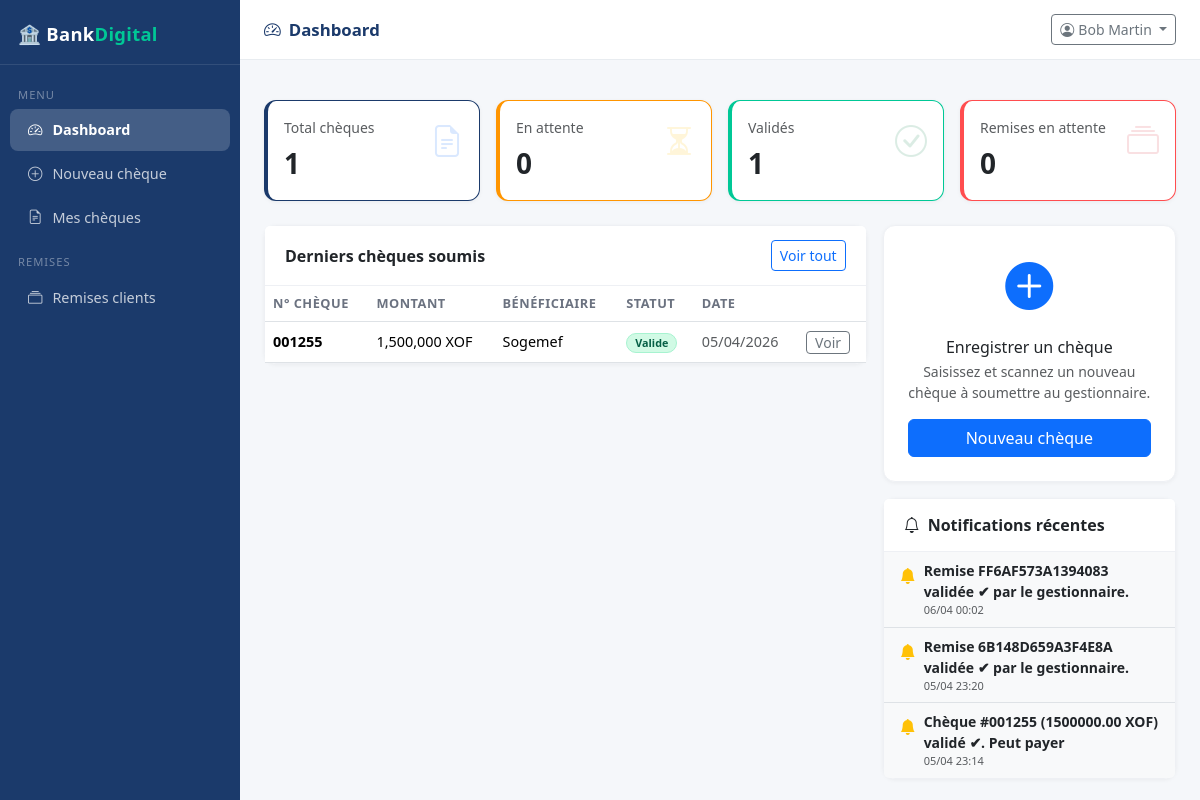
Page /caissier/ (signed in) on the committed database.
### app/models.py (models this page shows, shortened)
class Cheque(db.Model):
    __tablename__ = "cheques"
    id = db.Column(db.Integer, primary_key=True)
    numero = db.Column(db.String(50), nullable=False, index=True)
    montant = db.Column(db.Numeric(15, 2), nullable=False)
    banque = db.Column(db.String(100))
    beneficiaire = db.Column(db.String(150))
    compte_emetteur_id = db.Column(db.Integer, db.ForeignKey("comptes.id"))
    image_path = db.Column(db.String(255))
    statut = db.Column(db.Enum(StatutEnum), default=StatutEnum.en_attente)
    caissier_id = db.Column(db.Integer, db.ForeignKey("utilisateurs.id"))
    gestionnaire_id = db.Column(db.Integer, db.ForeignKey("utilisateurs.id"))
    cheque_emis_id = db.Column(db.Integer, db.ForeignKey("cheques_emis.id"))  # lien si déclaré
    commentaire = db.Column(db.Text)
    recu_signe = db.Column(db.Boolean, default=False)
    recu_path = db.Column(db.String(255))
    created_at = db.Column(db.DateTime, default=datetime.utcnow)
    updated_at = db.Column(db.DateTime, onupdate=datetime.utcnow)
    cheque_emis = db.relationship("ChequeEmis", foreign_keys=[cheque_emis_id])

class Notification(db.Model):
    __tablename__ = "notifications"
    id = db.Column(db.Integer, primary_key=True)
    utilisateur_id = db.Column(db.Integer, db.ForeignKey("utilisateurs.id"), nullable=False)
    type = db.Column(db.String(50), default="info")  # info, alerte, validation
    message = db.Column(db.Text, nullable=False)
    lu = db.Column(db.Boolean, default=False)
    reference_id = db.Column(db.Integer, nullable=True)
    reference_type = db.Column(db.String(50), nullable=True)
    created_at = db.Column(db.DateTime, default=datetime.utcnow)

### app/web/caissier.py (the view)
@caissier_bp.route("/")
@login_required_web(roles=["caissier"])
def dashboard():
    uid = session["user_id"]
    stats = {
        "mes_cheques_total": Cheque.query.filter_by(caissier_id=uid).count(),
        "mes_cheques_attente": Cheque.query.filter_by(caissier_id=uid, statut=StatutEnum.en_attente).count(),
        "mes_cheques_valides": Cheque.query.filter_by(caissier_id=uid, statut=StatutEnum.valide).count(),
        "mes_cheques_refuses": Cheque.query.filter_by(caissier_id=uid, statut=StatutEnum.refuse).count(),
        "remises_attente": Remise.query.filter_by(statut=StatutEnum.en_attente).count(),
    }
    derniers_cheques = (Cheque.query.filter_by(caissier_id=uid)
                        .order_by(Cheque.created_at.desc()).limit(8).all())
    notifs = (Notification.query.filter_by(utilisateur_id=uid)
              .order_by(Notification.created_at.desc()).limit(10).all())
    return render_template("caissier/dashboard.html", stats=stats, derniers_cheques=derniers_cheques, notifs=notifs)

### app/templates/caissier/dashboard.html (shortened to what this page needs)
{% extends "base.html" %}
{% block page_title %}<i class="bi bi-speedometer2 me-2"></i>Dashboard{% endblock %}
{% block sidebar %}
<div class="sidebar">
  <div class="brand">🏦 Bank<span>Digital</span></div>
  <nav class="mt-2">
    <div class="nav-section">Menu</div>
    <a href="{{ url_for('caissier.dashboard') }}" class="active"><i class="bi bi-speedometer2"></i>Dashboard</a>
    <a href="{{ url_for('caissier.nouveau_cheque') }}"><i class="bi bi-plus-circle"></i>Nouveau chèque</a>
    <a href="{{ url_for('caissier.cheques') }}"><i class="bi bi-file-earmark-text"></i>Mes chèques</a>
    <div class="nav-section">Remises</div>
    <a href="{{ url_for('caissier.remises') }}"><i class="bi bi-collection"></i>Remises clients</a>
  </nav>
</div>
{% endblock %}
{% block content %}
<div class="row g-3 mb-4">
  <div class="col-sm-6 col-xl-3">
    <div class="card stat-card blue p-3">
      <div class="d-flex justify-content-between align-items-start">
        <div>
          <div class="text-muted small mb-1">Total chèques</div>
          <div class="fs-3 fw-bold">{{ stats.mes_cheques_total }}</div>
        </div>
        <i class="bi bi-file-earmark-text stat-icon text-primary"></i>
      </div>
    </div>
  </div>
  <div class="col-sm-6 col-xl-3">
    <div class="card stat-card orange p-3">
      <div class="d-flex justify-content-between align-items-start">
        <div>
          <div class="text-muted small mb-1">En attente</div>
          <div class="fs-3 fw-bold">{{ stats.mes_cheques_attente }}</div>
        </div>
        <i class="bi bi-hourglass-split stat-icon text-warning"></i>
      </div>
    </div>
  </div>
  <div class="col-sm-6 col-xl-3">
    <div class="card stat-card green p-3">
      <div class="d-flex justify-content-between align-items-start">
        <div>
          <div class="text-muted small mb-1">Validés</div>
          <div class="fs-3 fw-bold">{{ stats.mes_cheques_valides }}</div>
        </div>
        <i class="bi bi-check-circle stat-icon text-success"></i>
      </div>
    </div>
  </div>
  <div class="col-sm-6 col-xl-3">
    <div class="card stat-card red p-3">
      <div class="d-flex justify-content-between align-items-start">
        <div>
          <div class="text-muted small mb-1">Remises en attente</div>
          <div class="fs-3 fw-bold">{{ stats.remises_attente }}</div>
        </div>
        <i class="bi bi-collection stat-icon text-danger"></i>
      </div>
    </div>
  </div>
</div>
<div class="row g-3">
  <div class="col-lg-8">
    <div class="card">
      <div class="card-header d-flex justify-content-between align-items-center">
        <span>Derniers chèques soumis</span>
        <a href="{{ url_for('caissier.cheques') }}" class="btn btn-sm btn-outline-primary">Voir tout</a>
      </div>
      <div class="table-responsive">
        <table class="table table-hover mb-0">
          <thead><tr><th>N° Chèque</th><th>Montant</th><th>Bénéficiaire</th><th>Statut</th><th>Date</th><th></th></tr></thead>
          <tbody>
            {% for c in derniers_cheques %}
            <tr>
              <td class="fw-semibold">{{ c.numero }}</td>
              <td>{{ "{:,.0f}".format(c.montant) }} XOF</td>
              <td>{{ c.beneficiaire or '—' }}</td>
              <td><span class="badge badge-{{ c.statut.value }} rounded-pill px-2">{{ c.statut.value.replace('_',' ').title() }}</span></td>
              <td class="text-muted small">{{ c.created_at.strftime('%d/%m/%Y') }}</td>
              <td><a href="{{ url_for('caissier.detail_cheque', cheque_id=c.id) }}" class="btn btn-xs btn-outline-secondary btn-sm py-0 px-2">Voir</a></td>
            </tr>
            {% else %}
            <tr><td colspan="6" class="text-center text-muted py-4">Aucun chèque</td></tr>
            {% endfor %}
          </tbody>
        </table>
      </div>
    </div>
  </div>
  <div class="col-lg-4">
    <div class="card p-4 text-center mb-3">
      <i class="bi bi-plus-circle-fill text-primary" style="font-size:3rem"></i>
      <h6 class="mt-3 mb-1">Enregistrer un chèque</h6>
      <p class="text-muted small mb-3">Saisissez et scannez un nouveau chèque à soumettre au gestionnaire.</p>
      <a href="{{ url_for('caissier.nouveau_cheque') }}" class="btn btn-primary">Nouveau chèque</a>
    </div>
    <div class="card">
      <div class="card-header"><i class="bi bi-bell me-2"></i>Notifications récentes</div>
      <div class="list-group list-group-flush">
        {% for n in notifs %}
        <div class="list-group-item px-3 py-2 {{ '' if n.lu else 'bg-light' }}">
          <div class="d-flex gap-2 align-items-start">
            <i class="bi {{ 'bi-bell-fill text-warning' if not n.lu else 'bi-bell text-muted' }} mt-1"></i>
            <div>
              <div class="small {{ 'fw-semibold' if not n.lu else '' }}">{{ n.message }}</div>
              <div class="text-muted" style="font-size:11px">{{ n.created_at.strftime('%d/%m %H:%M') }}</div>
            </div>
          </div>
        </div>
        {% else %}
        <div class="list-group-item text-center text-muted py-3 small">Aucune notification</div>
        {% endfor %}
      </div>
    </div>
  </div>
</div>
{% endblock %}

### app/templates/base.html (style rules this page uses)
:root { --primary: #1B3A6B; --primary-light: #2D5FA6; --accent: #00C896; --bg: #F5F7FA; --sidebar-w: 240px; }
body { background: var(--bg); font-family: 'Segoe UI', sans-serif; }
.sidebar { width: var(--sidebar-w); min-width: var(--sidebar-w); min-height: 100vh; background: var(--primary); position: sticky; top: 0; height: 100vh; overflow-y: auto; }
.sidebar .brand { padding: 20px 18px 16px; font-size: 1.15rem; font-weight: 700; color: #fff; border-bottom: 1px solid rgba(255,255,255,.1); letter-spacing: .3px; }
.sidebar .brand span { color: var(--accent); }
.sidebar nav a { display: flex; align-items: center; gap: 10px; color: rgba(255,255,255,.75); text-decoration: none; padding: 10px 18px; border-radius: 8px; margin: 2px 10px; font-size: .9rem; transition: all .15s; }
.sidebar nav a.active { background: rgba(255,255,255,.18); color: #fff; font-weight: 600; }
.sidebar nav .nav-section { font-size: .7rem; text-transform: uppercase; letter-spacing: 1px; color: rgba(255,255,255,.4); padding: 14px 18px 4px; }
.card { border: 1px solid #eef0f4; border-radius: 12px; box-shadow: 0 1px 4px rgba(0,0,0,.05); }
.card-header { background: #fff; border-bottom: 1px solid #eef0f4; font-weight: 600; padding: 14px 20px; }
.stat-card { border-left: 4px solid; border-radius: 12px; }
.stat-card.blue { border-color: var(--primary); }
.stat-card.green { border-color: var(--accent); }
.stat-card.orange { border-color: #FF9500; }
.stat-card.red { border-color: #FF4D4F; }
.stat-card .stat-icon { font-size: 2rem; opacity: .15; }
.badge-valide { background: #D1FAE5; color: #065F46; border: 1px solid #A7F3D0; }
.table th { font-size: .8rem; text-transform: uppercase; letter-spacing: .5px; color: #6B7280; font-weight: 600; }
.table td { vertical-align: middle; font-size: .9rem; }

### rows in the picture
Cheque: numero "001255", montant "1,500,000", beneficiaire "Sogemef", statut.value.replace "Valide", created_at "05/04/2026"
Notification: lu False (drawn), message "Remise FF6AF573A1394083 validée ✔ par le gestionnaire.", created_at "06/04 00:02"
Notification: lu False (drawn), message "Remise 6B148D659A3F4E8A validée ✔ par le gestionnaire.", created_at "05/04 23:20"
Notification: lu False (drawn), message "Chèque #001255 (1500000.00 XOF) validé ✔. Peut payer", created_at "05/04 23:14"

### other values in the picture
{{ session.get('user_nom', 'Utilisateur') }} "Bob Martin"
{{ stats.mes_cheques_total }} "1"
{{ stats.mes_cheques_attente }} "0"
{{ stats.mes_cheques_valides }} "1"
{{ stats.remises_attente }} "0"
